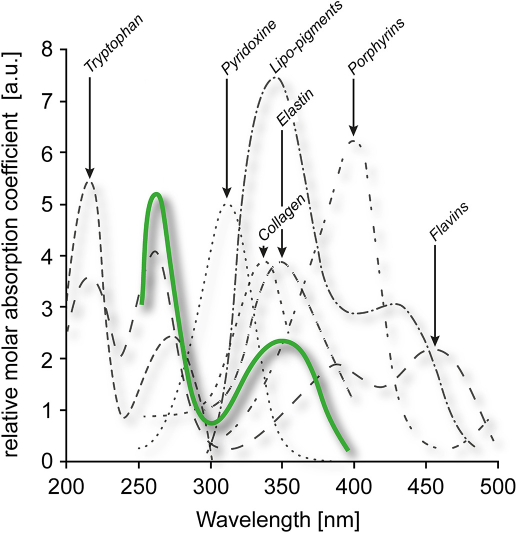
#> input picture spetra_matrixs/NADH_ex.png, 1045 x 1066 px, found by its file name (shown at 1/2 size); the run also reads 1 picture not shown here
$ jupyter execute --allow-errors NADH_new.ipynb
#> lines starting #> are read from the running program, lines starting #| are printed output that depends on the picture; after the words box and inside, x2 and y2 are one past the last pixel; in counts of white or black regions, pixels touching at a corner belong together
[cell 1]
'''
Date: 2022/Feb/9
Author: Yike Xie
Content: Create the fluorescent matrix of NADP according to existing publications
'''

[cell 2]
# paper: NADH Autofluorescence—A Marker on its Way to Boost Bioenergetic Research

[cell 3]
import numpy as np
import pandas as pd
import matplotlib.pyplot as plt
import PIL
import seaborn as sns

[cell 4]
wls =np.array([
 (325, 414),
 (343, 414),#
 (370, 414),
 (343, 451),
 (370, 451),
 (373, 451),
 (343, 575),#
 (393, 575),
 (406, 575),
 (441, 575),
 (400, 594),
 (406, 594),
 (431, 594),
 (480, 594),#
 (339, 575),
])

[cell 5]
def load_figure(fmt_fn, fmt_fn1):
    rgba_image = PIL.Image.open(fmt_fn)
#> rgba_image is the input picture: PIL image 1045x1066 RGBA; mean R, G, B, A 239.1, 240.3, 239.1, 255
    rgb_image = rgba_image.convert('RGB')
    rgb_image.save(fmt_fn1)

    # load as a RGB image
    fmt = plt.imread(fmt_fn1)
    fmt *= 255
    fmt = fmt.astype(int)

    plt.imshow(fmt)
    plt.axis('off')

    return fmt

[cell 6]
ex_fn = '/home/yike/phd/cancer_cells_img_seq/scripts/spetra_matrixs/NADH_ex.png'
ex_fn1 = '/home/yike/phd/cancer_cells_img_seq/scripts/spetra_matrixs/NADH_ex1.png'
fmt_ex = load_figure(ex_fn, ex_fn1)

[cell 7]
em_fn = '/home/yike/phd/cancer_cells_img_seq/scripts/spetra_matrixs/Free_NADH_em.png'
em_fn1 = '/home/yike/phd/cancer_cells_img_seq/scripts/spetra_matrixs/Free_NADH_em1.png'
fmt_em1 = load_figure(em_fn, em_fn1)
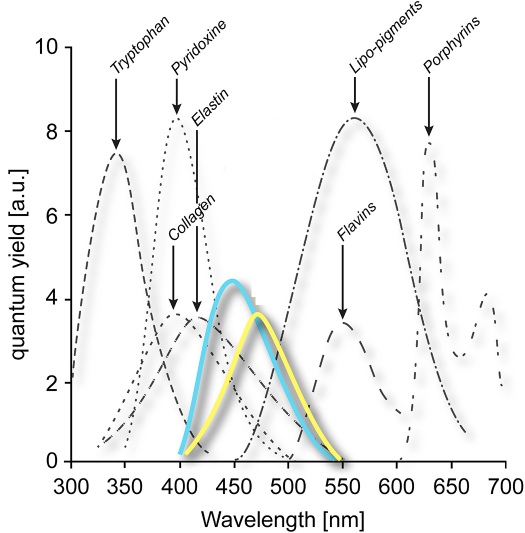
#> input picture spetra_matrixs/Free_NADH_em.png, 1049 x 1066 px, found by its file name (shown at 1/2 size)
#> in load_figure, rgba_image is the input picture: PIL image 1049x1066 RGBA; mean R, G, B, A 241.3, 242, 241.3, 255

[cell 8]
em_fn = '/home/yike/phd/cancer_cells_img_seq/scripts/spetra_matrixs/Bound_NADH_em.png'
em_fn1 = '/home/yike/phd/cancer_cells_img_seq/scripts/spetra_matrixs/Bound_NADH_em1.png'
fmt_em2 = load_figure(em_fn, em_fn1)

[cell 9]
def get_array(fmt):
    w = fmt.shape[1]
#> w = 1045
    l = fmt.shape[0]
#> l = 1066

    G = ((fmt[:, :, 0] > 50) & (fmt[:, :, 0] < 70) &
         (fmt[:, :, 1] < 175) & (fmt[:, :, 1] > 155) &
         (fmt[:, :, 2] > 40) & (fmt[:, :, 2] < 60)) # excitation
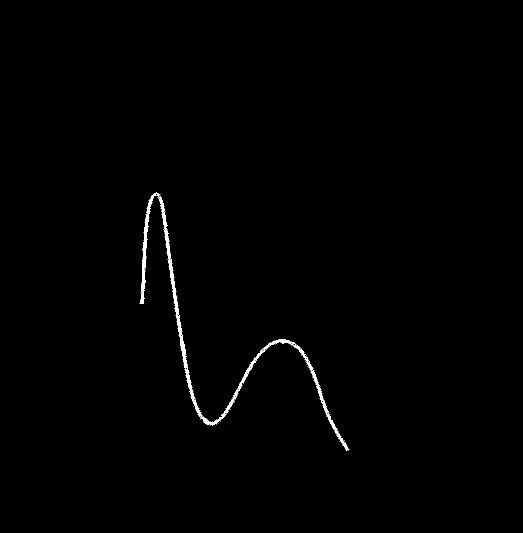
#> G: shape (1066, 1045) bool (shown at 1/2 size); 0.56% white; 70 white regions (68 under 20 px), largest, box (x1, y1, x2, y2) and area: (316, 391, 698, 902) 4907, (281, 384, 320, 608) 1229
    Y = ((fmt[:, :, 0] > 240) &
         (fmt[:, :, 1] > 240) &
         (fmt[:, :, 2] > 90) & (fmt[:, :, 2] < 110)) # free emission
#> Y: shape (1066, 1045) bool; every value is 0
    B = ((fmt[:, :, 0] > 85) & (fmt[:, :, 0] < 110) &
         (fmt[:, :, 1] > 200) & (fmt[:, :, 1] < 225) & # protein-bound emission
         (fmt[:, :, 2] > 230)) # blue
    K = ((fmt[:, :, 0] < 50) & (fmt[:, :, 1] < 50) & (fmt[:, :, 2] <50))
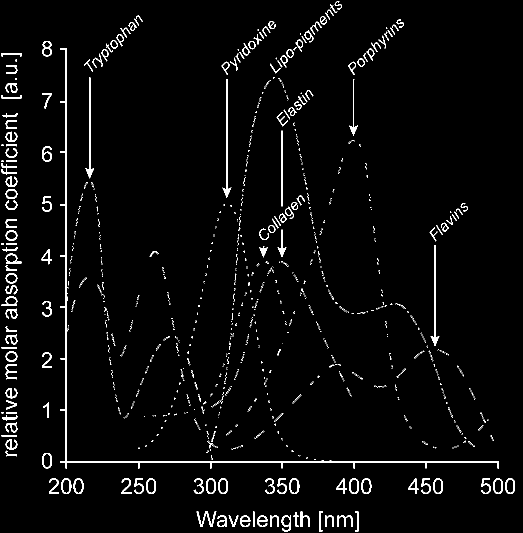
#> K: shape (1066, 1045) bool (shown at 1/2 size); 3% white; 1458 white regions (1295 under 20 px), largest, box (x1, y1, x2, y2) and area: (120, 97, 998, 937) 5629, (445, 158, 463, 396) 815, (171, 155, 188, 357) 708

    # center
    cx = pd.Series(fmt[:, :, :].sum(axis=2).sum(axis=0), index=range(w)).sort_values().index[0] # x axis 70
#> cx = 132
    cy = pd.Series(fmt[:, :, :].sum(axis=2).sum(axis=1), index=range(l)).sort_values().index[0] # y axis 214
#> cy = 923

    # x axis, max
    x = pd.Series(fmt[:, :, :].sum(axis=2)[cy, :], index=range(w))
    # xmin = x[x < 100].index[0]
    xmax = x[x < 150].index[-1]
#> xmax = 997

    # y axis, min
    y = pd.Series(fmt[:, :, :].sum(axis=2)[:, cx], index=range(l))
    ymin = y[y < 150].index[0]  # upper
#> ymin = 97
    # ymax = y[y < 100].index[-1] # lower

    fig, axs = plt.subplots(3, 2, figsize=[10, 9])
    axs[0, 0].imshow(G)
    axs[0, 1].imshow(Y)
    axs[1, 0].imshow(B)
    axs[1, 1].imshow(K)
    axs[2, 0].imshow(K)

    axs[2, 0].imshow(K)
    axs[2, 0].scatter(cx, cy, c='red', s=10)
    axs[2, 0].scatter(cx, ymin, c='red', s=10)
    axs[2, 0].scatter(xmax, cy, c='red', s=10)

    axs[2, 1].imshow(fmt)

    return {'G': G, 'Y': Y, 'B': B, 'K': K, 'cx': cx, 'xmax': xmax, 'cy': cy, 'ymin': ymin}

[cell 10]
exs_dic = get_array(fmt_ex)
#> exs_dic = 8 items
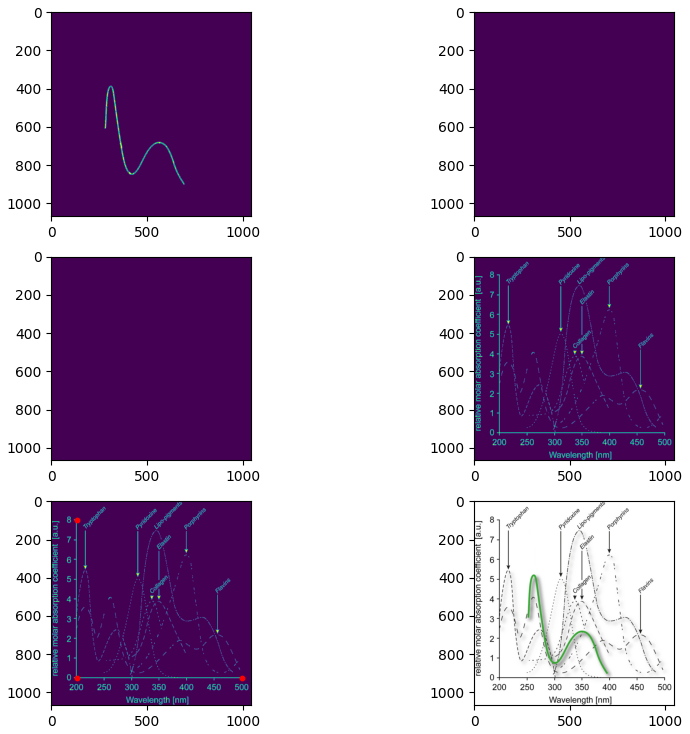
#> figure drawn by matplotlib, 6 panels

[cell 11]
ems_dic1 = get_array(fmt_em1)
#> in get_array (call 2), `G = ((fmt[:, :, 0] > 50) & (fmt[:, :, 0] < 70) & (fmt[:, :, 1] < 175) ..`: G: shape (1066, 1049) bool; every value is 0
#> in get_array (call 2), `Y = ((fmt[:, :, 0] > 240) & (fmt[:, :, 1] > 240) & (fmt[:, :, 2] > 90)..`:
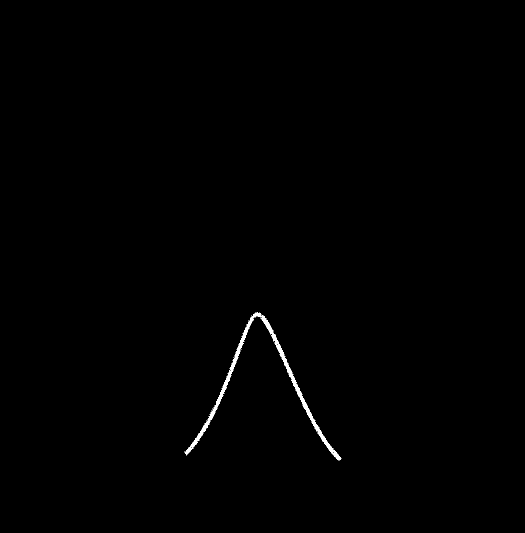
#> Y: shape (1066, 1049) bool (shown at 1/2 size); 0.36% white; 11 white regions (10 under 20 px), largest, box (x1, y1, x2, y2) and area: (369, 624, 683, 922) 4060
#> in get_array (call 2), `B = ((fmt[:, :, 0] > 85) & (fmt[:, :, 0] < 110) & (fmt[:, :, 1] > 200)..`:
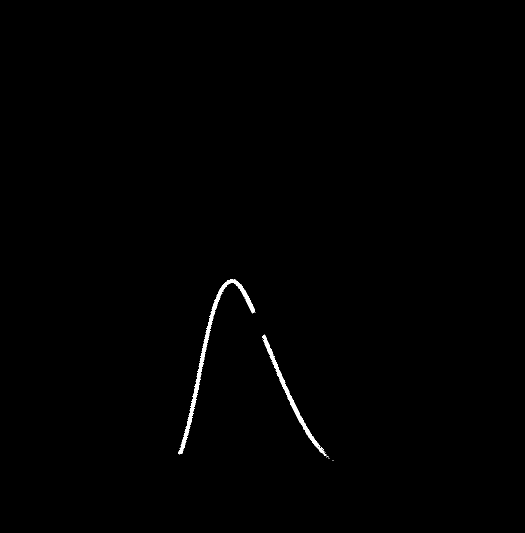
#> B: shape (1066, 1049) bool (shown at 1/2 size); 0.44% white; 10 white regions (8 under 20 px), largest, box (x1, y1, x2, y2) and area: (356, 558, 511, 909) 3097, (524, 669, 653, 912) 1844
#> in get_array (call 2), `K = ((fmt[:, :, 0] < 50) & (fmt[:, :, 1] < 50) & (fmt[:, :, 2] <50))`:
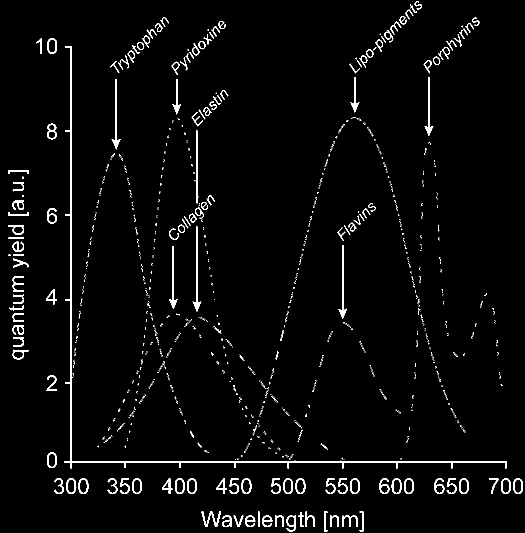
#> K: shape (1066, 1049) bool (shown at 1/2 size); 2.8% white; 1205 white regions (1057 under 20 px), largest, box (x1, y1, x2, y2) and area: (128, 93, 1013, 937) 5625, (677, 490, 694, 638) 544, (223, 158, 241, 299) 522
#> in get_array (call 2), `cx = pd.Series(fmt[:, :, :].sum(axis=2).sum(axis=0), index=range(w)).s..`: cx = 141
#> in get_array (call 2), `xmax = x[x < 150].index[-1]`: xmax = 1012
#> in get_array (call 2), `ymin = y[y < 150].index[0]`: ymin = 93
#> ems_dic1 = 8 items
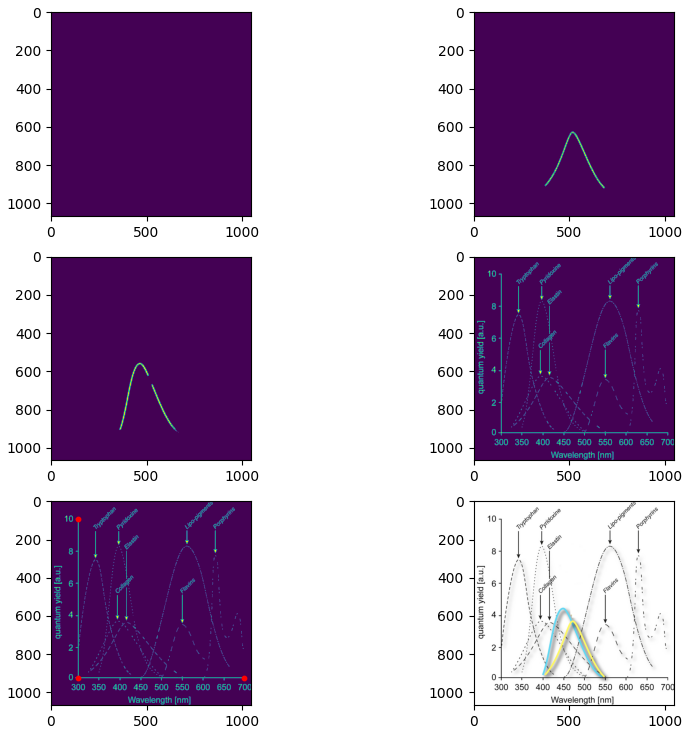
#> figure drawn by matplotlib, 6 panels

[cell 12]
ems_dic2 = get_array(fmt_em2)
#> in get_array (call 3), `Y = ((fmt[:, :, 0] > 240) & (fmt[:, :, 1] > 240) & (fmt[:, :, 2] > 90)..`: Y: shape (1066, 1049) bool; 0.36% white; 12 white regions (10 under 20 px), largest, box (x1, y1, x2, y2) and area: (514, 624, 683, 922) 2190, (369, 631, 508, 911) 1820
#> in get_array (call 3), `B = ((fmt[:, :, 0] > 85) & (fmt[:, :, 0] < 110) & (fmt[:, :, 1] > 200)..`: B: shape (1066, 1049) bool; 0.49% white; 8 white regions (7 under 20 px), largest, box (x1, y1, x2, y2) and area: (356, 558, 653, 912) 5418
#> ems_dic2 = 8 items

[cell 13]
def get_ratio(ems_dic, C, imin, imax, wmin, wmax):
#> called with C = 'G', imin = 0, imax = 8, wmin = 200, wmax = 500
    C, K, cx, xmax, cy, ymin= ems_dic[C], ems_dic['K'], ems_dic['cx'], ems_dic['xmax'], ems_dic['cy'], ems_dic['ymin']
#> cx = 132; xmax = 997; cy = 923; ymin = 97
    ems = np.argwhere(C) # [y, x] [:, 1] x, [:, 0] y
#> ems = 6215 pairs, first value 384 to 901, second value 279 to 699

    # emission wavelengths and fluorescent intensity
    em_its = {(x - cx) * (wmax - wmin) / (xmax - cx) + wmin : (imax - imin) * (cy - y) / (cy - ymin) + imin
              for y, x  in ems}
#> em_its = 420 items

    fig, axs = plt.subplots(2, figsize=(4, 3))
    axs[0].imshow(K)
    axs[0].scatter(ems[:, 1], ems[:, 0], color='red', s=5)

    axs[1].set_xlim(wmin, wmax)
    axs[1].set_ylim(imin, imax)
    axs[1].scatter(em_its.keys(), em_its.values(), color='red', s=5)
    axs[1].set_xlabel('Wavelengths (nm)')
    axs[1].set_ylabel('Fluorescent intensity')

    # emission wavelengths and fluorescent ratio
    em_it_max = max(em_its.values())
#> em_it_max = 5.19
    import math
    em_ratio = {round(k, 1): v / em_it_max for k, v in em_its.items()}
#> em_ratio = 420 items

    return em_ratio

def matrix(ex_ratio, em_ratio, name):
    # create the matrix and plot
    columns = list(ex_ratio.keys())
    columns.sort()
    index = list(em_ratio.keys())
    index.sort()
    index = index[::-1]

    df = pd.DataFrame(np.zeros(shape=(len(index), len(columns))),
                          index=index, columns=columns)

    for x in ex_ratio.keys():
        for y in em_ratio.keys():
            df.at[y, x] = ex_ratio[x] * em_ratio[y]

    fdn = '/home/yike/phd/cancer_cells_img_seq/scripts/spetra_matrixs/heatmap/'
    df.to_csv(fdn + name + '_FL_ratio_matrix.tsv', sep='\t')

    fig, ax = plt.subplots()
    sns.heatmap(df, cmap='viridis', ax=ax)
    ax.set_xlabel('Excitation Wavelength (nm)')
    ax.set_ylabel('Emission Wavelength (nm)')
    ax.set_title(name)

    xlim = ax.get_xlim()
    ylim = ax.get_ylim()
    xmin, xmax = df.columns.min(), df.columns.max()
    ymin, ymax = df.index.min(), df.index.max()
    sx = [(i - xmin) * (xlim[1] - xlim[0]) / (xmax - xmin) + xlim[0] for i in wls[:, 0].tolist()]
    sy = [(i - ymin) * (ylim[1] - ylim[0]) / (ymax - ymin) + ylim[0] for i in wls[:, 1].tolist()]

    colors = sns.color_palette('hls', 15)
    handles, labels = ax.get_legend_handles_labels()
    for i, txt in enumerate(range(1, 16)):
        ax.scatter(sx[i], sy[i], color=colors[i], s=50)
        handles.append(ax.scatter([], [], color=colors[i], s=50))

    ax.legend(handles=handles, labels = [str(i) for i in wls], bbox_to_anchor=(1.55, 1.05))
    plt.savefig(fdn + name + '.png', dpi=300, bbox_inches='tight')

    return df

[cell 14]
name = 'Free_NAD(P)H'
ex_ratio = get_ratio(exs_dic, 'G', 0, 8, 200, 500)
#> ex_ratio = 420 items
em_ratio = get_ratio(ems_dic1, 'Y', 0, 10, 300, 700)
#> em_ratio = 314 items
#> (the rest of this cell did not finish here and is left out)

#> in matrix, `columns = list(ex_ratio.keys())`: columns = 420 values, max 396.6 at index 419, min 251 at index 76, mean 323.6
#> in matrix, `index = list(em_ratio.keys())`: index = 314 values, max 548.5 at index 313, min 404.7 at index 298, mean 476.6
#> in matrix, `index = index[::-1]`: index = 314 values, max 548.5 at index 0, min 404.7 at index 313, mean 476.6
#> in matrix, `df = pd.DataFrame(np.zeros(shape=(len(index), len(columns))), index=in..`: df = table of 314 rows and 420 columns
#> the loop in matrix, `for x in ex_ratio.keys():` made 420 passes
#> x on passes 1 to 3: 262.4, 262.8, 261.4

[cell 15]
name = 'Protein_bound_NAD(P)H'
ex_ratio = get_ratio(exs_dic, 'G', 0, 8, 200, 500)
em_ratio = get_ratio(ems_dic2, 'B', 0, 10, 300, 700)
#> em_ratio = 305 items
#> (the rest of this cell did not finish here and is left out)

#> the loop in matrix (call 2), `for x in ex_ratio.keys():` made 420 passes
